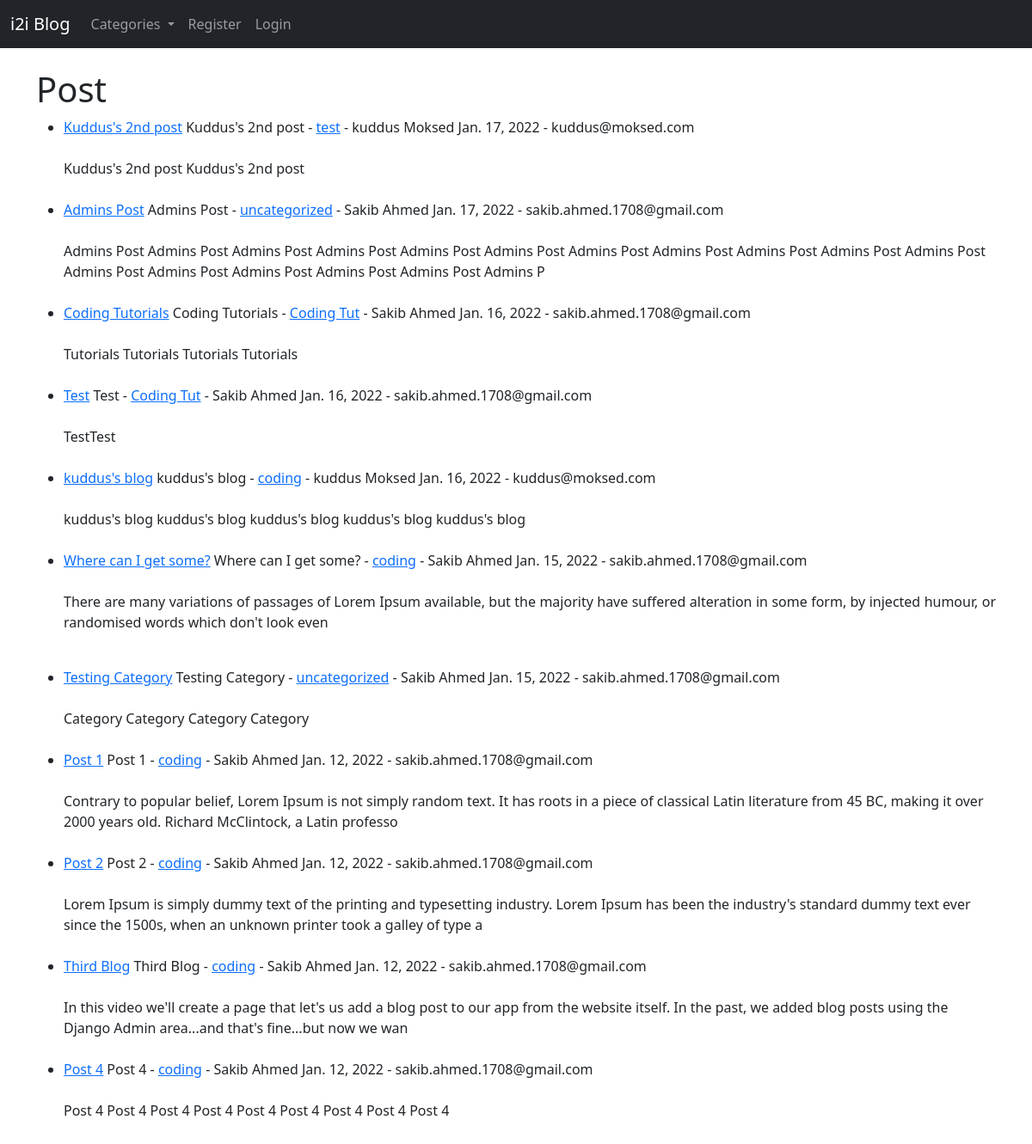
Before: / with the older database file.
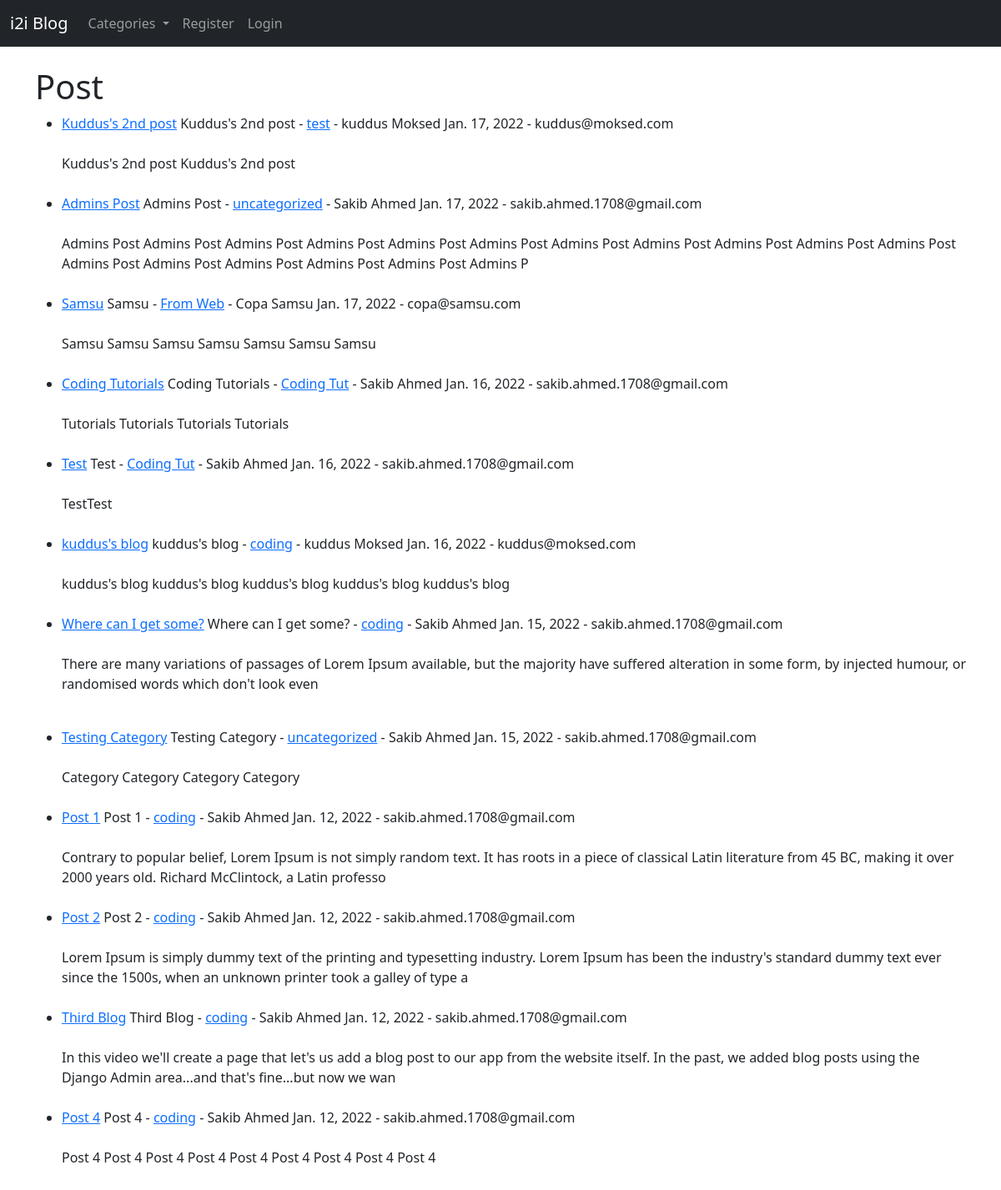
After: the same page with the newer database file.
### theblog/models.py (models this page shows, shortened)
class Post(models.Model):
    title = models.CharField(max_length=255)
    title_tag = models.CharField(max_length=255)
    author = models.ForeignKey(User, on_delete=models.CASCADE)
    body = models.TextField()
    post_date = models.DateField(auto_now_add=True)
    category = models.CharField(max_length=255, default='coding')
    likes = models.ManyToManyField(User, related_name='blog_posts')

### theblog/views.py (the view)
class HomeView(ListView):
    model = Post
    template_name = "home.html"
    ordering = ['-post_date']
    def get_context_data(self, *args, **kwargs):
        cat_menu = Category.objects.all()
        context = super(HomeView, self).get_context_data(*args, **kwargs)
        context["cat_menu"] = cat_menu
        return context

### theblog/models.py (called while the page is built)
    def __str__(self):
        return self.name

### theblog/templates/home.html (shortened to what this page needs)
<!DOCTYPE html>
<html lang="en">
  <head>
    {% extends 'base.html' %}
    {% block content %}
    <h1>Post</h1>
    <ul>
      {% for post in object_list %}
      <li>
        <a href="{% url 'article-detail' post.pk %}">{{ post.title }}</a>
        {{ post.title }}
         - <a href="{% url 'category' post.category|slugify %}">{{ post.category}}</a>
         - {{ post.author.first_name }}
        {{post.author.last_name}} {{ post.post_date }} -
         {{ post.author.email }}<br /><br />
        {{ post.body|slice:":200"|safe }}<br /><br />
      </li>
      {% endfor%}
    </ul>
    {% endblock %}

Changed rows visible on the page:
added Post: title "Samsu", category "From Web", author.first_name "Copa", author.last_name "Samsu", post_date "Jan. 17, 2022", author.email "copa@samsu.com", body "Samsu Samsu Samsu Samsu Samsu Samsu Samsu"
